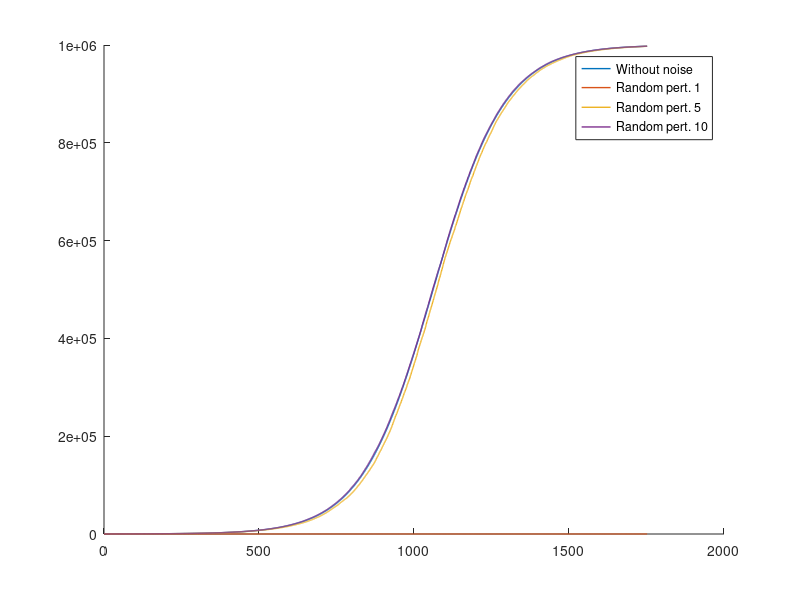
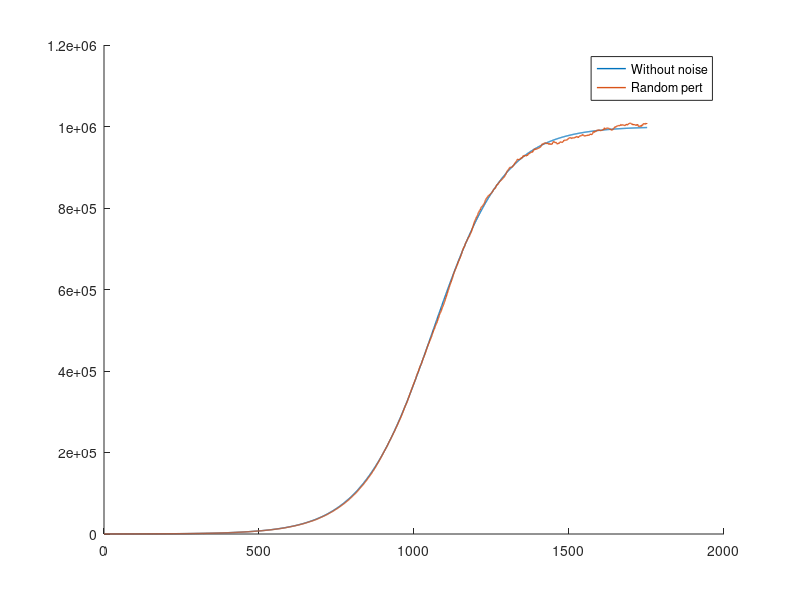

The MATLAB script that drew these images, in order:
%% TESTING PERTURBATION EFFECTS

close all; clear all; clc;

deltat = 10/24; K = 1e6; r = 1/48;

Ct = @(C,deltat,K,r) ((K*C*exp(r*deltat))/(K+C*(exp(r*deltat)-1)));

C0 = 1e2;

Nsteps = round(2*365*24/10);
T = linspace(0,Nsteps,Nsteps);

%% White noise in growth rate

C = zeros(1,Nsteps);
C(1) = C0;
Cpert1 = zeros(1,Nsteps);
Cpert1(1) = C0;
Cpert5 = zeros(1,Nsteps);
Cpert5(1) = C0;
Cpert10 = zeros(1,Nsteps);
Cpert10(1) = C0;

for t = [1:Nsteps-1]
    r1 = r*randn(1);
    r5 = r*(5+randn(1))/5;
    r10 = r*(10+randn(1))/10;
    C(t+1) = Ct(C(t),deltat,K,r);
    Cpert1(t+1) = Ct(Cpert1(t),deltat,K,r1);
    Cpert5(t+1) = Ct(Cpert5(t),deltat,K,r5);
    Cpert10(t+1) = Ct(Cpert10(t),deltat,K,r10);
end


figure()
hold on
plot(T,C,'LineWidth',1)
plot(T,Cpert1,'LineWidth',1)
plot(T,Cpert5,'LineWidth',1)
plot(T,Cpert10,'LineWidth',1)
hold off
legend('Without noise','Random pert. 1','Random pert. 5','Random pert. 10')


%% White noise in next step population

C = zeros(1,Nsteps);
C(1) = C0;
Cpert = zeros(1,Nsteps);
Cpert(1) = C0;


for t = [1:Nsteps-1]

    C(t+1) = Ct(C(t),deltat,K,r);
    Cpert(t+1) = Ct(Cpert(t),deltat,K,r);
    Cpert(t+1) = normrnd(Cpert(t+1),1e3*Cpert(t+1)/K);

end

figure()
hold on
plot(T,C,'LineWidth',1)
plot(T,Cpert,'LineWidth',1)
hold off
legend('Without noise','Random pert')





